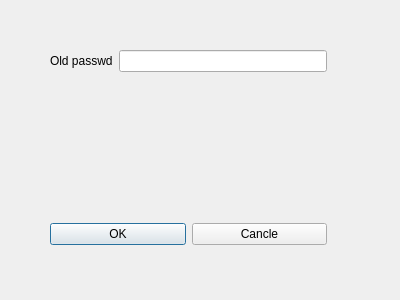
<?xml version="1.0" encoding="UTF-8"?>
<ui version="4.0">
 <class>schangepassword</class>
 <widget class="QDialog" name="schangepassword">
  <property name="geometry">
   <rect>
    <x>0</x>
    <y>0</y>
    <width>400</width>
    <height>300</height>
   </rect>
  </property>
  <property name="windowTitle">
   <string>Dialog</string>
  </property>
  <widget class="QWidget" name="">
   <property name="geometry">
    <rect>
     <x>50</x>
     <y>50</y>
     <width>277</width>
     <height>195</height>
    </rect>
   </property>
   <layout class="QVBoxLayout" name="verticalLayout">
    <item>
     <layout class="QHBoxLayout" name="horizontalLayout_12">
      <item>
       <widget class="QLabel" name="label_11">
        <property name="text">
         <string>Old passwd</string>
        </property>
       </widget>
      </item>
      <item>
       <widget class="QLineEdit" name="lineEdit_13"/>
      </item>
     </layout>
    </item>
    <item>
     <widget class="KNewPasswordWidget" name="knewpasswordwidget"/>
    </item>
    <item>
     <layout class="QHBoxLayout" name="horizontalLayout">
      <item>
       <widget class="QPushButton" name="pushButton_11">
        <property name="text">
         <string>OK</string>
        </property>
       </widget>
      </item>
      <item>
       <widget class="QPushButton" name="pushButton">
        <property name="text">
         <string>Cancle</string>
        </property>
       </widget>
      </item>
     </layout>
    </item>
   </layout>
  </widget>
 </widget>
 <customwidgets>
  <customwidget>
   <class>KNewPasswordWidget</class>
   <extends>QWidget</extends>
   <header>knewpasswordwidget.h</header>
  </customwidget>
 </customwidgets>
 <resources/>
 <connections/>
</ui>
